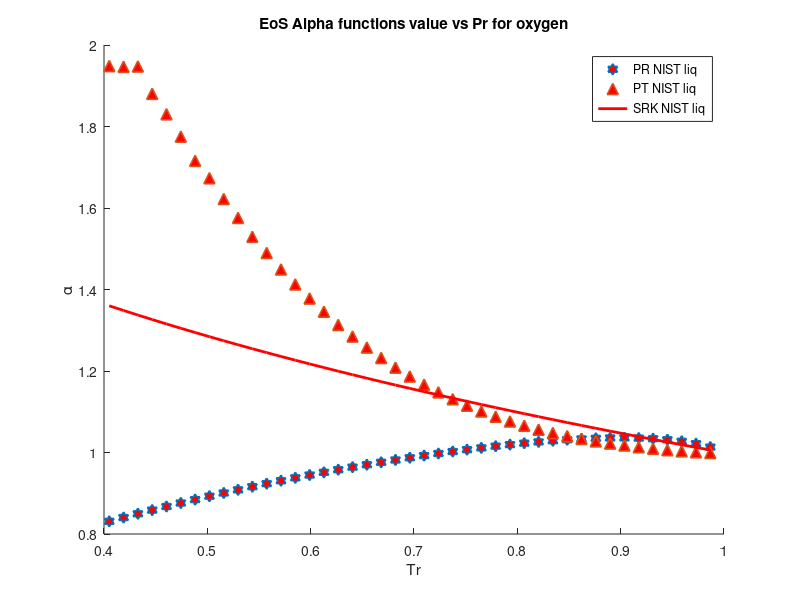

Recreate this plot in MATLAB.
clear 
clc
load fluor_sat_data.mat
%alpha PR & SRK for nitrogen
P = P*10^6;
omega = 0.054; %Acentric factor
Tc = 144.414; %K
Pc = 5172400; %Pa
R = 8.31446 %J/K*mol
Zc = 0.287;
b1 = 0.07780*(R*Tc/Pc);
a1 = 0.45724*(((R^2)*(Tc^2))/Pc);
b2 = 0.08664*(R*Tc/Pc);
a2 = 0.42747*(((R^2)*(Tc^2))/Pc);
omega_c = 1-3*Zc;
omega_b = 0.08446114781;
omega_a = 3*Zc^2+3*(1-2*Zc)*omega_b+omega_b^2+1-3*Zc;
a3 = omega_a*(((R^2)*(Tc^2))/Pc);
b3 = omega_b*(R*Tc/Pc);
c3 = omega_c*(R*Tc/Pc);
T = 58.5; %k
M = 38/1000; %kg/mol
S1=0.37464+1.54226*omega-0.26992*omega^2;
S2=0.48508+1.55171*omega-0.176*omega^2;

for i = 1:1:43
   Pr = P/Pc; 
   Tr = T/Tc;
   Tr_list(i)=Tr;
   Vm_liq(i) = M/rho_liq(i);
   Vm_vap(i) = M/rho_vap(i);
   alpha_PT_liq(i) = ((R*T)/(Vm_liq(i)-b3)-P(i))*((Vm_liq(i)^2+b3*Vm_liq(i)+c3*Vm_liq(i)-c3*b3)/a3);
   alpha_PT_vap(i) = ((R*T)/(Vm_vap(i)-b3)-P(i))*((Vm_vap(i)^2+b3*Vm_vap(i)+c3*Vm_vap(i)-c3*b3)/a3);
   alpha_PR_liq(i) = ((R*T)/(Vm_liq(i)-b1)-P(i))*((Vm_liq(i)^2+2*b1*Vm_liq(i)-b1^2)/a1)
   alpha_SRK_liq(i) = ((R*T)/(Vm_liq(i)-b2)-P(i))*((Vm_liq(i)^2+b2*Vm_liq(i))/a2);
   alpha_PR_vap(i) = ((R*T)/(Vm_vap(i)-b1)-P(i))*((Vm_vap(i)^2+2*b1*Vm_vap(i)-b1^2)/a1);
   alpha_SRK_vap(i) = ((R*T)/(Vm_vap(i)-b2)-P(i))*((Vm_vap(i)^2+b2*Vm_vap(i))/a2);
   alpha_soave_PR(i) =(1+S1*(1-sqrt(Tr)))^2;
   alpha_soave_SRK(i) =(1+S2*(1-sqrt(Tr)))^2;
   alpha_Gasem(i) = exp((1.943+0.926*Tr)*(1-(Tr)^0.1441));
%    alpha_twu(i) = (Tr)^(0.081043)*exp(0.915696*(1-(Tr)^(2.61622)));
   Temp(i)=T;
   T = T+2;
end
hold on

 plot(Tr_list,alpha_PR_liq,'h','MarkerSize',8,'MarkerFaceColor','r','LineWidth',1.2)
% plot(Tr_list,alpha_PT_liq,'h','MarkerSize',8,'MarkerFaceColor','g','LineWidth',1.2)
% plot(Tr_list,alpha_SRK_vap,'h','MarkerSize',8,'MarkerFaceColor','m','LineWidth',1.2)
 plot(Tr_list,alpha_PR_vap,'^','MarkerSize',8,'MarkerFaceColor','r','LineWidth',1.2)
% plot(Tr_list,alpha_PT_vap,'^','MarkerSize',8,'MarkerFaceColor','g','LineWidth',1.2)
% plot(Tr_list,alpha_SRK_vap,'^','MarkerSize',8,'MarkerFaceColor','m','LineWidth',1.2)
 plot(Tr_list,alpha_soave_PR,'r','LineWidth',2)
% plot(Tr_list,alpha_soave_SRK,'g','LineWidth',2)
% plot(Tr_list,alpha_Gasem,'b','LineWidth',2)

hold off
legend('PR NIST liq','PT NIST liq','SRK NIST liq','PR NIST vap','PT NIST vap','SRK NIST vapor','Soave PR','Soave SRK','Gasem')
xlabel('Tr')
ylabel('\alpha')
title('EoS Alpha functions value vs Pr for oxygen')
% axis([0.6,1,0.8,2.4])
